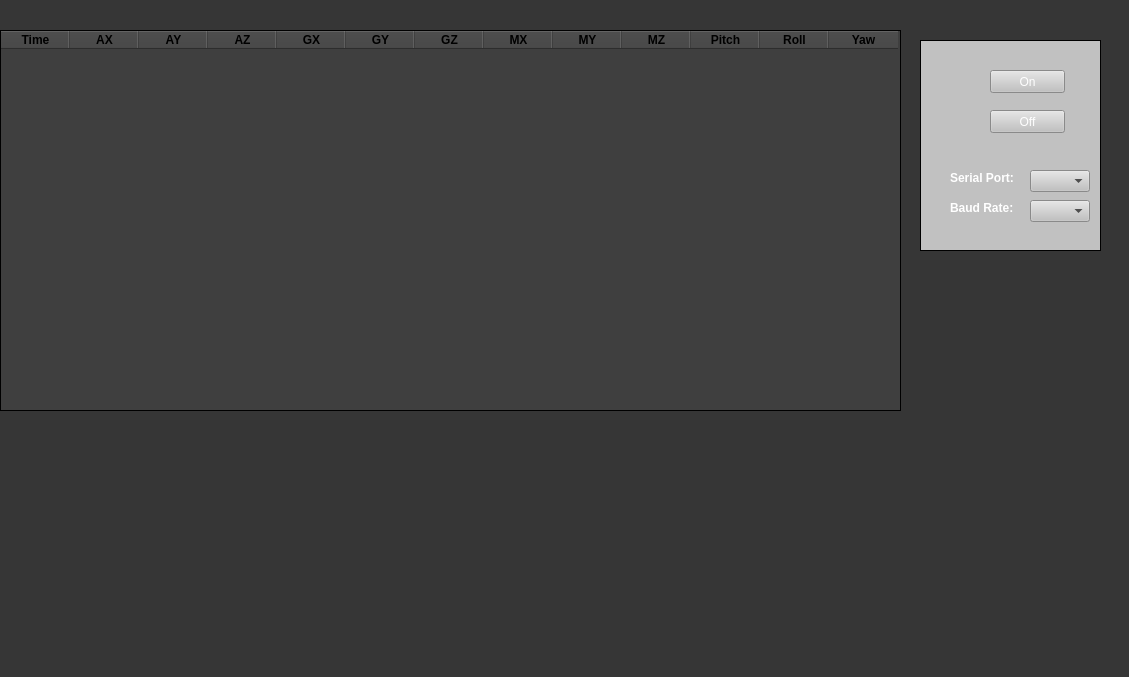
<?xml version="1.0" encoding="UTF-8"?>
<ui version="4.0">
 <class>MainWindow</class>
 <widget class="QMainWindow" name="MainWindow">
  <property name="geometry">
   <rect>
    <x>0</x>
    <y>0</y>
    <width>1129</width>
    <height>677</height>
   </rect>
  </property>
  <property name="windowTitle">
   <string>MainWindow</string>
  </property>
  <property name="styleSheet">
   <string notr="true">background-color: rgb(54, 54, 54);</string>
  </property>
  <widget class="QWidget" name="centralwidget">
   <widget class="QTableWidget" name="tableWidget">
    <property name="geometry">
     <rect>
      <x>0</x>
      <y>30</y>
      <width>901</width>
      <height>381</height>
     </rect>
    </property>
    <property name="styleSheet">
     <string notr="true">background-color: rgb(63, 63, 63);
selection-color: rgb(24, 24, 24);</string>
    </property>
    <property name="frameShape">
     <enum>QFrame::Box</enum>
    </property>
    <property name="frameShadow">
     <enum>QFrame::Plain</enum>
    </property>
    <property name="midLineWidth">
     <number>1</number>
    </property>
    <attribute name="horizontalHeaderDefaultSectionSize">
     <number>69</number>
    </attribute>
    <column>
     <property name="text">
      <string>Time</string>
     </property>
     <property name="font">
      <font>
       <weight>75</weight>
       <bold>true</bold>
      </font>
     </property>
     <property name="background">
      <color>
       <red>255</red>
       <green>255</green>
       <blue>255</blue>
      </color>
     </property>
    </column>
    <column>
     <property name="text">
      <string>AX</string>
     </property>
     <property name="font">
      <font>
       <weight>75</weight>
       <bold>true</bold>
       <kerning>false</kerning>
      </font>
     </property>
     <property name="foreground">
      <brush brushstyle="SolidPattern">
       <color alpha="255">
        <red>0</red>
        <green>0</green>
        <blue>0</blue>
       </color>
      </brush>
     </property>
    </column>
    <column>
     <property name="text">
      <string>AY</string>
     </property>
     <property name="font">
      <font>
       <weight>75</weight>
       <bold>true</bold>
      </font>
     </property>
    </column>
    <column>
     <property name="text">
      <string>AZ</string>
     </property>
     <property name="font">
      <font>
       <weight>75</weight>
       <bold>true</bold>
      </font>
     </property>
    </column>
    <column>
     <property name="text">
      <string>GX</string>
     </property>
     <property name="font">
      <font>
       <weight>75</weight>
       <bold>true</bold>
      </font>
     </property>
    </column>
    <column>
     <property name="text">
      <string>GY</string>
     </property>
     <property name="font">
      <font>
       <weight>75</weight>
       <bold>true</bold>
      </font>
     </property>
    </column>
    <column>
     <property name="text">
      <string>GZ</string>
     </property>
     <property name="font">
      <font>
       <weight>75</weight>
       <bold>true</bold>
      </font>
     </property>
    </column>
    <column>
     <property name="text">
      <string>MX</string>
     </property>
     <property name="font">
      <font>
       <weight>75</weight>
       <bold>true</bold>
      </font>
     </property>
    </column>
    <column>
     <property name="text">
      <string>MY</string>
     </property>
     <property name="font">
      <font>
       <weight>75</weight>
       <bold>true</bold>
      </font>
     </property>
    </column>
    <column>
     <property name="text">
      <string>MZ</string>
     </property>
     <property name="font">
      <font>
       <weight>75</weight>
       <bold>true</bold>
      </font>
     </property>
    </column>
    <column>
     <property name="text">
      <string>Pitch</string>
     </property>
     <property name="font">
      <font>
       <weight>75</weight>
       <bold>true</bold>
      </font>
     </property>
    </column>
    <column>
     <property name="text">
      <string>Roll</string>
     </property>
     <property name="font">
      <font>
       <weight>75</weight>
       <bold>true</bold>
      </font>
     </property>
    </column>
    <column>
     <property name="text">
      <string>Yaw</string>
     </property>
     <property name="font">
      <font>
       <weight>75</weight>
       <bold>true</bold>
      </font>
     </property>
    </column>
   </widget>
   <widget class="QFrame" name="frame">
    <property name="geometry">
     <rect>
      <x>920</x>
      <y>40</y>
      <width>181</width>
      <height>211</height>
     </rect>
    </property>
    <property name="styleSheet">
     <string notr="true">background-color: rgb(74, 74, 74);
background-color: rgb(193, 193, 193);</string>
    </property>
    <property name="frameShape">
     <enum>QFrame::Box</enum>
    </property>
    <property name="frameShadow">
     <enum>QFrame::Plain</enum>
    </property>
    <property name="midLineWidth">
     <number>1</number>
    </property>
    <widget class="QPushButton" name="pushButton">
     <property name="geometry">
      <rect>
       <x>70</x>
       <y>30</y>
       <width>75</width>
       <height>23</height>
      </rect>
     </property>
     <property name="styleSheet">
      <string notr="true">font: 75 8pt &quot;MS Shell Dlg 2&quot;;
color: rgb(255, 255, 255);</string>
     </property>
     <property name="text">
      <string>On</string>
     </property>
    </widget>
    <widget class="QToolButton" name="toolButton_2">
     <property name="geometry">
      <rect>
       <x>70</x>
       <y>70</y>
       <width>75</width>
       <height>23</height>
      </rect>
     </property>
     <property name="styleSheet">
      <string notr="true">font: 75 8pt &quot;MS Shell Dlg 2&quot;;
color: rgb(255, 255, 255);</string>
     </property>
     <property name="text">
      <string>Off</string>
     </property>
    </widget>
    <widget class="QComboBox" name="comboBox">
     <property name="geometry">
      <rect>
       <x>110</x>
       <y>130</y>
       <width>60</width>
       <height>22</height>
      </rect>
     </property>
    </widget>
    <widget class="QComboBox" name="comboBox_2">
     <property name="geometry">
      <rect>
       <x>110</x>
       <y>160</y>
       <width>60</width>
       <height>22</height>
      </rect>
     </property>
    </widget>
    <widget class="QLabel" name="label">
     <property name="geometry">
      <rect>
       <x>30</x>
       <y>130</y>
       <width>71</width>
       <height>16</height>
      </rect>
     </property>
     <property name="text">
      <string>&lt;html&gt;&lt;head/&gt;&lt;body&gt;&lt;p&gt;&lt;span style=&quot; font-weight:600; color:#ffffff;&quot;&gt;Serial Port:&lt;/span&gt;&lt;/p&gt;&lt;/body&gt;&lt;/html&gt;</string>
     </property>
    </widget>
    <widget class="QLabel" name="label_2">
     <property name="geometry">
      <rect>
       <x>30</x>
       <y>160</y>
       <width>71</width>
       <height>16</height>
      </rect>
     </property>
     <property name="text">
      <string>&lt;html&gt;&lt;head/&gt;&lt;body&gt;&lt;p&gt;&lt;span style=&quot; font-weight:600; color:#ffffff;&quot;&gt;Baud Rate:&lt;/span&gt;&lt;/p&gt;&lt;/body&gt;&lt;/html&gt;</string>
     </property>
    </widget>
   </widget>
  </widget>
  <widget class="QStatusBar" name="statusbar"/>
 </widget>
 <resources/>
 <connections/>
</ui>
